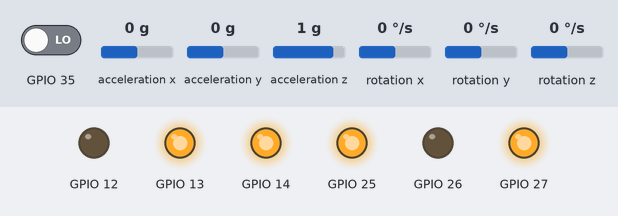
Simulated run of this program. Board: ESP32. Parts: output pins drawn as LEDs (lit = HIGH). The test bench sets the inputs (shaded band); at power-on: acceleration y 0 g, acceleration z 1 g, GPIO 35 LOW, acceleration x 0 g, rotation x 0 °/s, rotation y 0 °/s, rotation z 0 °/s. The sensor or clock chip raises its interrupt line as the real part does; what the program prints to the serial monitor is not drawn.

Above: at 1.8 s.
1.9 s: acceleration y set to 0.8 g
At 2.3 s:
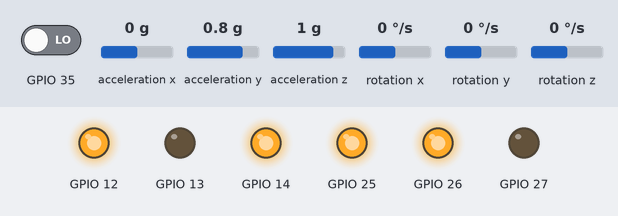
3.4 s: acceleration y set to 0 g
At 4.6 s:
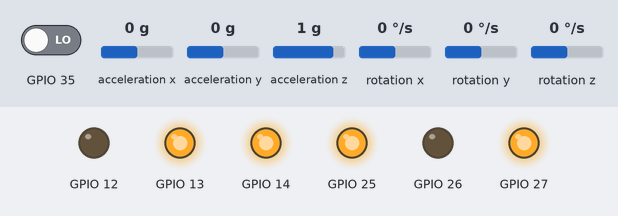
4.9 s: acceleration z set to 0.1 g
6.4 s: acceleration z set to -0.2 g
At 6.9 s:
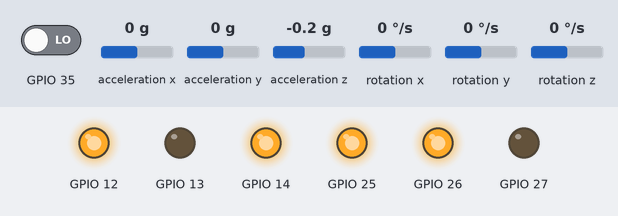
7.9 s: acceleration y set to -1.4 g
At 9.1 s:
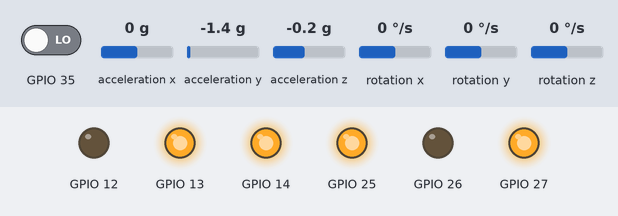
9.4 s: acceleration y set to -0.2 g
10.9 s: acceleration y set to 0.1 g
At 11.6 s:
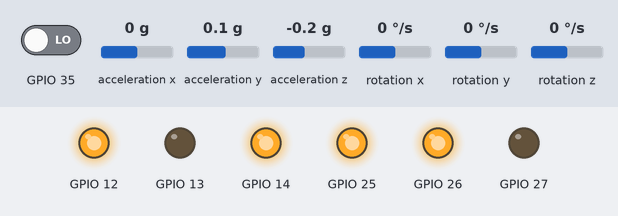
Timing chart, 0 to 13.4 s (numbered marks = the images above; inputs shaded):
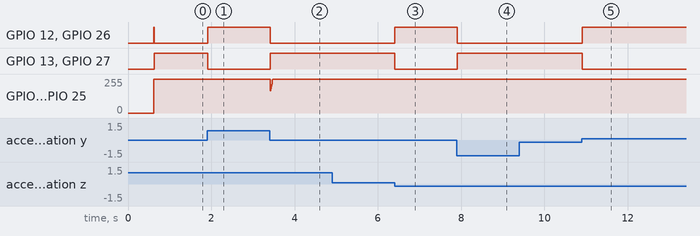

Measured:
- the behaviour switches between 0 and -0.1 g on acceleration z (found by bisection; images 2 and 3)
- the behaviour switches between -0.1 and 0 g on acceleration y (found by bisection; images 4 and 5)
- after the input at 1.9 s, GPIO 12, GPIO 26: LOW → HIGH at once; GPIO 13, GPIO 27: HIGH → LOW at once
- after the input at 3.4 s, GPIO 12, GPIO 26: HIGH → LOW at once; GPIO 13, GPIO 27: LOW → HIGH at once
- after the input at 4.9 s, every drawn part: stays the same
- after the input at 6.4 s, GPIO 12, GPIO 26: LOW → HIGH at once; GPIO 13, GPIO 27: HIGH → LOW at once
- after the input at 7.9 s, GPIO 12, GPIO 26: HIGH → LOW at once; GPIO 13, GPIO 27: LOW → HIGH at once
- after the input at 9.4 s, every drawn part: stays the same
- after the input at 10.9 s, GPIO 12, GPIO 26: LOW → HIGH at once; GPIO 13, GPIO 27: HIGH → LOW at once

The program:

main.cpp
```cpp
#include <PID_v1.h>
#include <LMotorController.h>
#include "I2Cdev.h"
#include "MPU6050_6Axis_MotionApps20.h"

#if I2CDEV_IMPLEMENTATION == I2CDEV_ARDUINO_WIRE
    #include "Wire.h"
#endif

#define MIN_ABS_SPEED 20

MPU6050 mpu;

// MPU control/status vars
bool dmpReady = false;  // set true if DMP init was successful
uint8_t mpuIntStatus;   // holds actual interrupt status byte from MPU
uint8_t devStatus;      // return status after each device operation (0 = success, !0 = error)
uint16_t packetSize;    // expected DMP packet size (default is 42 bytes)
uint16_t fifoCount;     // count of all bytes currently in FIFO
uint8_t fifoBuffer[64]; // FIFO storage buffer

// orientation/motion vars
Quaternion q;           // [w, x, y, z]         quaternion container
VectorFloat gravity;    // [x, y, z]            gravity vector
float ypr[3];           // [yaw, pitch, roll]   yaw/pitch/roll container and gravity vector

//PID
double originalSetpoint = 186.5;
double setpoint = originalSetpoint;
double movingAngleOffset = 0.1;
double input, output;
int moveState=0; //0 = balance; 1 = back; 2 = forth
double Kp = 60;
double Kd = 3.5;
double Ki = 250;
PID pid(&input, &output, &setpoint, Kp, Ki, Kd, DIRECT);

double motorSpeedFactorLeft = 1;
double motorSpeedFactorRight = 1;
//MOTOR CONTROLLER
int IN1 = 13;
int IN2 = 12;
int ENA = 14;
int IN3 = 27;
int IN4 = 26;
int ENB = 25;
LMotorController motorController(ENA, IN1, IN2, ENB, IN3, IN4, motorSpeedFactorLeft, motorSpeedFactorRight);

//timers
long time1Hz = 0;
long time5Hz = 0;

volatile bool mpuInterrupt = false;     // indicates whether MPU interrupt pin has gone high
void dmpDataReady()
{
    mpuInterrupt = true;
}


void setup()
{
    pinMode(35, INPUT);
    // join I2C bus (I2Cdev library doesn't do this automatically)
    #if I2CDEV_IMPLEMENTATION == I2CDEV_ARDUINO_WIRE
        Wire.begin();
        Wire.setClock(400000);
    #elif I2CDEV_IMPLEMENTATION == I2CDEV_BUILTIN_FASTWIRE
        Fastwire::setup(400, true);
    #endif

    // initialize serial communication
    // (115200 chosen because it is required for Teapot Demo output, but it's
    // really up to you depending on your project)
    Serial.begin(9600);
    while (!Serial); // wait for Leonardo enumeration, others continue immediately

    // initialize device
    Serial.println(F("Initializing I2C devices..."));
    mpu.initialize();

    // verify connection
    Serial.println(F("Testing device connections..."));
    Serial.println(mpu.testConnection() ? F("MPU6050 connection successful") : F("MPU6050 connection failed"));

    // load and configure the DMP
    Serial.println(F("Initializing DMP..."));
    devStatus = mpu.dmpInitialize();

    // supply your own gyro offsets here, scaled for min sensitivity
    mpu.setXGyroOffset(220);
    mpu.setYGyroOffset(76);
    mpu.setZGyroOffset(-85);
    mpu.setZAccelOffset(1788); // 1688 factory default for my test chip

    // make sure it worked (returns 0 if so)
    if (devStatus == 0)
    {
        // turn on the DMP, now that it's ready
        Serial.println(F("Enabling DMP..."));
        mpu.setDMPEnabled(true);

        // enable Arduino interrupt detection
        Serial.println(F("Enabling interrupt detection (Arduino external interrupt 0)..."));
        attachInterrupt(digitalPinToInterrupt(35), dmpDataReady, RISING);
        mpuIntStatus = mpu.getIntStatus();

        // set our DMP Ready flag so the main loop() function knows it's okay to use it
        Serial.println(F("DMP ready! Waiting for first interrupt..."));
        dmpReady = true;

        // get expected DMP packet size for later comparison
        packetSize = mpu.dmpGetFIFOPacketSize();

        //setup PID

        pid.SetMode(AUTOMATIC);
        pid.SetSampleTime(10);
        pid.SetOutputLimits(-255, 255);
    }
    else
    {
        // ERROR!
        // 1 = initial memory load failed
        // 2 = DMP configuration updates failed
        // (if it's going to break, usually the code will be 1)
        Serial.print(F("DMP Initialization failed (code "));
        Serial.print(devStatus);
        Serial.println(F(")"));
    }
}


void loop()
{
    // if programming failed, don't try to do anything
    if (!dmpReady) return;

    // wait for MPU interrupt or extra packet(s) available
    while (!mpuInterrupt && fifoCount < packetSize)
    {
        //no mpu data - performing PID calculations and output to motors

        pid.Compute();
        motorController.move(output, MIN_ABS_SPEED);

    }

    // reset interrupt flag and get INT_STATUS byte
    mpuInterrupt = false;
    mpuIntStatus = mpu.getIntStatus();

    // get current FIFO count
    fifoCount = mpu.getFIFOCount();

    // check for overflow (this should never happen unless our code is too inefficient)
    if ((mpuIntStatus & 0x10) || fifoCount == 1024)
    {
        // reset so we can continue cleanly
        mpu.resetFIFO();
        Serial.println(F("FIFO overflow!"));

    // otherwise, check for DMP data ready interrupt (this should happen frequently)
    }
    else if (mpuIntStatus & 0x02)
    {
        // wait for correct available data length, should be a VERY short wait
        while (fifoCount < packetSize) fifoCount = mpu.getFIFOCount();

        // read a packet from FIFO
        mpu.getFIFOBytes(fifoBuffer, packetSize);

        // track FIFO count here in case there is > 1 packet available
        // (this lets us immediately read more without waiting for an interrupt)
        fifoCount -= packetSize;

        mpu.dmpGetQuaternion(&q, fifoBuffer);
        mpu.dmpGetGravity(&gravity, &q);
        mpu.dmpGetYawPitchRoll(ypr, &q, &gravity);
        #if LOG_INPUT
            Serial.print("ypr\t");
            Serial.print(ypr[0] * 180/M_PI);
            Serial.print("\t");
            Serial.print(ypr[1] * 180/M_PI);
            Serial.print("\t");
            Serial.println(ypr[2] * 180/M_PI);
        #endif
        input = ypr[2] * 180/M_PI + 180;
   }
}
```
